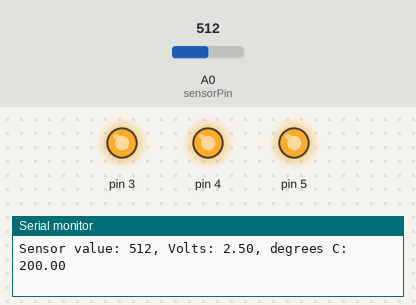
A sketch run on a simulated Arduino Uno, built with avr-gcc and run on an emulated ATmega328P. Shown: output pins drawn as LEDs (lit = HIGH), the last lines printed to the serial monitor. Inputs (shaded band) come from the test bench; at power-on: A0 (sensorPin) = 512.

Above: at 1.2 s.
1.3 s: A0 (sensorPin) set to 175
4.3 s: A0 (sensorPin) set to 157
At 5.6 s:
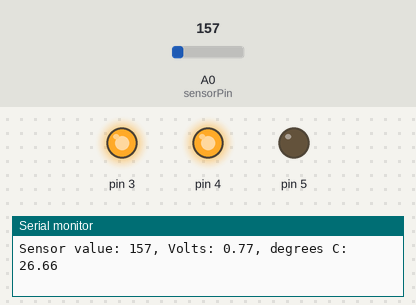
5.9 s: A0 (sensorPin) set to 122
At 6.2 s:
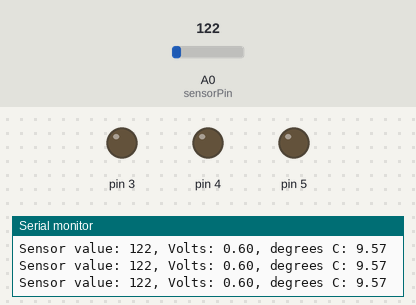
Timing chart, 0 to 8.9 s (numbered marks = the images above; inputs shaded):
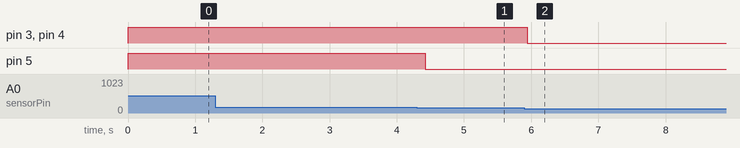

The sketch:

project_2.ino
```cpp
const int sensorPin = A0;
const float baselineTemp = 22.5;

void setup() {
  Serial.begin(9600);
  for (int pinNumber = 3; pinNumber < 6; pinNumber++){
    pinMode(pinNumber, OUTPUT);
    digitalWrite(pinNumber, LOW);
  }
}

void loop() {
  int sensorVal = analogRead(sensorPin);

  Serial.print("Sensor value: ");
  Serial.print(sensorVal);

  float voltage = (sensorVal/1024.0) * 5.0;
  Serial.print(", Volts: ");
  Serial.print(voltage);

  Serial.print(", degrees C: ");
  float temperature = (voltage - .5) * 100;
  Serial.print(temperature);
  Serial.print("\n");

  if (temperature < baselineTemp) {
    digitalWrite(3, LOW);
    digitalWrite(4, LOW);
    digitalWrite(5, LOW);
  } else if (temperature >= baselineTemp+1.5 && temperature < baselineTemp+3) {
    digitalWrite(3, HIGH);
    digitalWrite(4, LOW);
    digitalWrite(5, LOW);
  } else if (temperature >= baselineTemp+3 && temperature < baselineTemp+4.5) {
    digitalWrite(3, HIGH);
    digitalWrite(4, HIGH);
    digitalWrite(5, LOW);
  } else if (temperature >= baselineTemp+4.5) {
    digitalWrite(3, HIGH);
    digitalWrite(4, HIGH);
    digitalWrite(5, HIGH);
  }
  delay(125);
}
```

Measured:
- the behaviour switches between 158 and 157 on A0 (sensorPin) (found by bisection; images 0 and 1)
- after the input at 4.3 s, pin 5: HIGH → LOW after 0.12 s
- after the input at 5.9 s, pin 3, pin 4: HIGH → LOW at once
